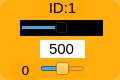
    <widget class="QWidget" name="widget_id1" native="true">
     <property name="geometry">
      <rect>
       <x>830</x>
       <y>660</y>
       <width>120</width>
       <height>80</height>
      </rect>
     </property>
     <property name="styleSheet">
      <string notr="true">background-color: rgb(255, 170, 0, 200);
border-radius:10px;</string>
     </property>
     <widget class="QLabel" name="label_ID1">
      <property name="geometry">
       <rect>
        <x>40</x>
        <y>0</y>
        <width>45</width>
        <height>16</height>
       </rect>
      </property>
      <property name="minimumSize">
       <size>
        <width>0</width>
        <height>10</height>
       </size>
      </property>
      <property name="font">
       <font>
        <family>Arial</family>
        <pointsize>11</pointsize>
       </font>
      </property>
      <property name="styleSheet">
       <string notr="true">background-color: rgb(255, 255, 255， 0);
border-radius:0px;</string>
      </property>
      <property name="text">
       <string>ID:1</string>
      </property>
      <property name="alignment">
       <set>Qt::AlignCenter</set>
      </property>
     </widget>
     <widget class="QSlider" name="horizontalSlider_pulse_id1">
      <property name="geometry">
       <rect>
        <x>20</x>
        <y>20</y>
        <width>83</width>
        <height>16</height>
       </rect>
      </property>
      <property name="autoFillBackground">
       <bool>false</bool>
      </property>
      <property name="styleSheet">
       <string notr="true">background-color: rgb(0, 0, 0);
border-radius:0px;</string>
      </property>
      <property name="minimum">
       <number>0</number>
      </property>
      <property name="maximum">
       <number>1000</number>
      </property>
      <property name="pageStep">
       <number>1</number>
      </property>
      <property name="value">
       <number>500</number>
      </property>
      <property name="orientation">
       <enum>Qt::Horizontal</enum>
      </property>
     </widget>
     <widget class="QSlider" name="horizontalSlider_dev_id1">
      <property name="geometry">
       <rect>
        <x>40</x>
        <y>60</y>
        <width>45</width>
        <height>18</height>
       </rect>
      </property>
      <property name="styleSheet">
       <string notr="true">background-color: rgb(255, 255, 255， 0);</string>
      </property>
      <property name="minimum">
       <number>-125</number>
      </property>
      <property name="maximum">
       <number>125</number>
      </property>
      <property name="pageStep">
       <number>1</number>
      </property>
      <property name="orientation">
       <enum>Qt::Horizontal</enum>
      </property>
     </widget>
     <widget class="QLabel" name="label_id1">
      <property name="geometry">
       <rect>
        <x>10</x>
        <y>60</y>
        <width>31</width>
        <height>20</height>
       </rect>
      </property>
      <property name="minimumSize">
       <size>
        <width>0</width>
        <height>10</height>
       </size>
      </property>
      <property name="font">
       <font>
        <family>DejaVu Sans</family>
        <pointsize>10</pointsize>
       </font>
      </property>
      <property name="styleSheet">
       <string notr="true">background-color: rgb(255, 255, 255， 0);</string>
      </property>
      <property name="text">
       <string>0</string>
      </property>
      <property name="alignment">
       <set>Qt::AlignCenter</set>
      </property>
     </widget>
     <widget class="QLineEdit" name="lineEdit_id1">
      <property name="geometry">
       <rect>
        <x>40</x>
        <y>40</y>
        <width>45</width>
        <height>18</height>
       </rect>
      </property>
      <property name="sizePolicy">
       <sizepolicy hsizetype="Fixed" vsizetype="Fixed">
        <horstretch>0</horstretch>
        <verstretch>0</verstretch>
       </sizepolicy>
      </property>
      <property name="font">
       <font>
        <family>Arial</family>
        <pointsize>11</pointsize>
       </font>
      </property>
      <property name="autoFillBackground">
       <bool>false</bool>
      </property>
      <property name="styleSheet">
       <string notr="true">background-color: rgb(255, 255, 255);
border-radius:0px;</string>
      </property>
      <property name="text">
       <string>500</string>
      </property>
      <property name="maxLength">
       <number>1000</number>
      </property>
      <property name="alignment">
       <set>Qt::AlignCenter</set>
      </property>
      <property name="dragEnabled">
       <bool>false</bool>
      </property>
      <property name="readOnly">
       <bool>false</bool>
      </property>
     </widget>
    </widget>
